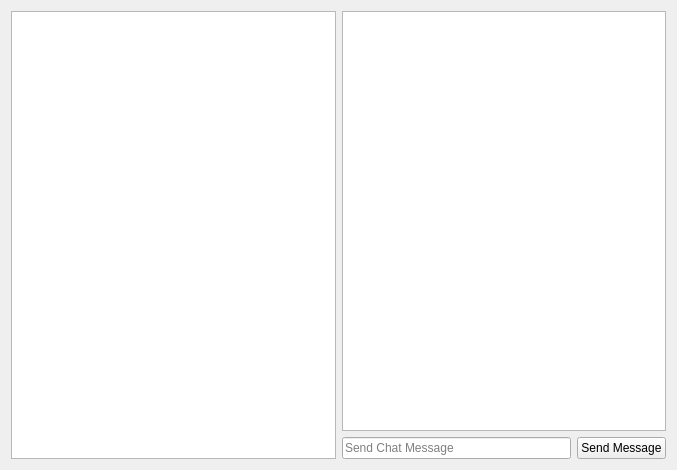
<?xml version="1.0" encoding="UTF-8"?>
<ui version="4.0">
 <class>ChatRoom</class>
 <widget class="QWidget" name="ChatRoom">
  <property name="geometry">
   <rect>
    <x>0</x>
    <y>0</y>
    <width>677</width>
    <height>470</height>
   </rect>
  </property>
  <property name="windowTitle">
   <string>Room Window</string>
  </property>
  <layout class="QHBoxLayout" name="horizontalLayout">
   <item>
    <widget class="QTreeView" name="member_view"/>
   </item>
   <item>
    <layout class="QVBoxLayout" name="verticalLayout_4">
     <item>
      <widget class="QTextEdit" name="chat_history">
       <property name="undoRedoEnabled">
        <bool>false</bool>
       </property>
       <property name="readOnly">
        <bool>true</bool>
       </property>
       <property name="textInteractionFlags">
        <set>Qt::TextSelectableByKeyboard|Qt::TextSelectableByMouse</set>
       </property>
      </widget>
     </item>
     <item>
      <layout class="QHBoxLayout" name="horizontalLayout_3">
       <item>
        <widget class="QLineEdit" name="chat_message">
         <property name="placeholderText">
          <string>Send Chat Message</string>
         </property>
        </widget>
       </item>
       <item>
        <widget class="QPushButton" name="send_message">
         <property name="text">
          <string>Send Message</string>
         </property>
        </widget>
       </item>
      </layout>
     </item>
    </layout>
   </item>
  </layout>
 </widget>
 <resources/>
 <connections/>
</ui>
